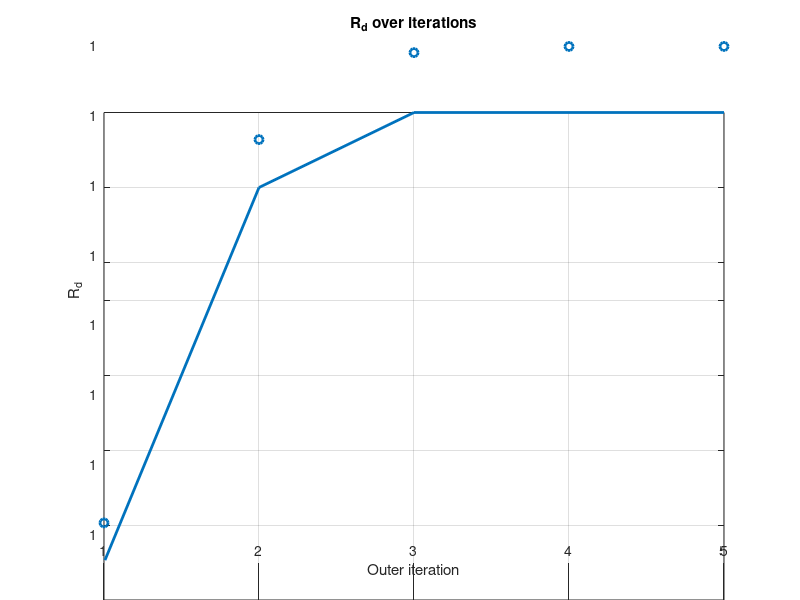

Write the MATLAB code that produced this figure.
function main()
% main.m
% PLD joint optimization (OFDM, orthogonal):
% Variables: P_M, P_K, n_M, n_K, d_K (integer)
% Goal: maximize R_d
%
%
%
% changes :
% 1) d_K is optimized over integers by enumeration in feasible bounds -> rigorous integer output
% 2) Power block solved by coarse-to-fine grid search (global-ish, avoids gradient flat regions)
% 3) n block solved by integer scan (default enforce nM+nK=Ntot)
% 4) Accept only feasible candidates; keep best with tie-break (optional)

close all; 
% clc;
fprintf('==== Rigorous PLD Joint Optimization (OFDM, integer dK) ====\n');

%% ---------------- Parameters ----------------
params.sigma2 = 1;

hB = 1.2; params.zB = hB^2;
hE = 0.7; params.zE = hE^2;

params.dM = 32;

params.Ntot = 200;
params.Etot = 600;
params.Pmax = 5;

% Thresholds (your current setting; may saturate Rd near 1)
params.epsBM_th  = 0.5;
params.epsBK_th  = 0.5;
params.epsEM_th  = 0.5;
params.epsEK_min = 0.5;

% Search controls
params.max_outer_iter = 20;
params.outer_tol = 1e-10;

% n-search
params.enforce_full_blocklength = true;  % if true: nM+nK=Ntot (recommended)
params.n_min_int = 1;

% power search (coarse-to-fine)
params.p_levels = 3;           % refinement levels
params.p_grid0  = 21;          % grid per dimension at level 1
params.p_shrink = 0.25;        % local window shrink per level

% tie-break among near-equal Rd solutions
params.tie_tol = 1e-12;        % treat Rd equal within this tolerance
params.tie_mode = "min_sumP";  % "min_sumP" or "min_energy" or "none"

%% ---------------- Run BCD search ----------------
res = pld_joint_opt_grid(params);

%% ---------------- Print results ----------------
if ~res.feasible
    fprintf('\nNo feasible solution found.\n');
    return;
end

fprintf('\n==== Final Solution ====\n');
fprintf('n_M = %d, n_K = %d (sum=%d)\n', res.nM, res.nK, res.nM + res.nK);
fprintf('P_M = %.6f, P_K = %.6f\n', res.PM, res.PK);
fprintf('Energy = %.6f (<= %.6f)\n', res.PM*res.nM + res.PK*res.nK, params.Etot);
fprintf('d_K* = %d (range [0, 2n_K]=[0, %d])\n', res.dK, 2*res.nK);
fprintf('R_d* = %.12f\n', res.Rd);

figure('Color','w');
plot(res.Rd_hist, 'o-', 'LineWidth', 2); grid on;
xlabel('Outer iteration');
ylabel('R_d');
title('R_d over iterations');

end


%% ========================================================================
function res = pld_joint_opt_grid(params)
% Outer loop:
%   Step1: given (P,n) -> optimize integer dK by enumeration
%   Step2: given (P)   -> optimize integer n by scan (and re-opt dK)
%   Step3: given (n)   -> optimize (P) by grid refine (and re-opt dK)
% Keep best feasible; stop when improvement tiny.

% ---------- Feasible initialization ----------
[PM, PK, nM, nK, dK, Rd, ok] = find_feasible_init(params);
if ~ok
    res.feasible = false;
    return;
end

Rd_hist = Rd;

fprintf('\n[Init feasible]\n');
fprintf('  n=[%d,%d], P=[%.3f,%.3f], dK=%d, Rd=%.6f\n', nM,nK,PM,PK,dK,Rd);

best = pack_sol(PM, PK, nM, nK, dK, Rd);

for it = 1:params.max_outer_iter
    Rd_prev = best.Rd;

    % -------- Step A: optimize n (integer scan) --------
    % -------- opt_n_scan先dk再PM
    [cand_n, okn] = opt_n_scan(best.PM, best.PK, best.nM, best.nK, params);
    if okn && cand_n.Rd > best.Rd + params.tie_tol
        best = cand_n;
    elseif okn && abs(cand_n.Rd - best.Rd) <= params.tie_tol
        best = tie_break(best, cand_n, params);
    end

    % -------- Step B: optimize P (coarse-to-fine) --------
    [cand_p, okp] = opt_p_grid(best.nM, best.nK, best.PM, best.PK, params);
    if okp && cand_p.Rd > best.Rd + params.tie_tol
        best = cand_p;
    elseif okp && abs(cand_p.Rd - best.Rd) <= params.tie_tol
        best = tie_break(best, cand_p, params);
    end

    Rd_hist(end+1) = best.Rd; %#ok<AGROW>
    fprintf('[Iter %02d] Rd=%.12f | n=[%d,%d] P=[%.3f,%.3f] dK=%d\n', ...
        it, best.Rd, best.nM, best.nK, best.PM, best.PK, best.dK);

    if abs(best.Rd - Rd_prev) <= params.outer_tol
        fprintf('Stop: |ΔRd|=%.3e <= %.3e\n', abs(best.Rd - Rd_prev), params.outer_tol);
        break;
    end
end

res = best;
res.feasible = true;
res.Rd_hist = Rd_hist;

end


%% ========================================================================
function [cand, ok] = opt_n_scan(PM, PK, nM0, nK0, params)
% Optimize integer (nM,nK) with P fixed, by scan.
% Default enforce nM+nK=Ntot, since objective prefers longer blocklength.

ok = false;
cand = struct();

best_local = [];
best_Rd = -inf;

if params.enforce_full_blocklength
    N = params.Ntot;
    for nM = params.n_min_int : (N - params.n_min_int)
        nK = N - nM;
        [dK, Rd, feas] = eval_best_dK_integer(PM, PK, nM, nK, params);
        if ~feas, continue; end

        s = pack_sol(PM, PK, nM, nK, dK, Rd);
        if Rd > best_Rd + params.tie_tol
            best_Rd = Rd; best_local = s; ok = true;
        elseif abs(Rd - best_Rd) <= params.tie_tol && ok
            best_local = tie_break(best_local, s, params);
        end
    end
else
    % allow nM+nK<=Ntot (slower but still okay for N=200)
    for nM = params.n_min_int : params.Ntot
        for nK = params.n_min_int : (params.Ntot - nM)
            [dK, Rd, feas] = eval_best_dK_integer(PM, PK, nM, nK, params);
            if ~feas, continue; end
            s = pack_sol(PM, PK, nM, nK, dK, Rd);
            if Rd > best_Rd + params.tie_tol
                best_Rd = Rd; best_local = s; ok = true;
            elseif abs(Rd - best_Rd) <= params.tie_tol && ok
                best_local = tie_break(best_local, s, params);
            end
        end
    end
end

if ok
    cand = best_local;
end

end


%% ========================================================================
function [cand, ok] = opt_p_grid(nM, nK, PM0, PK0, params)
% Optimize (PM,PK) with n fixed using coarse-to-fine grid search.
% At each grid point, optimize integer dK exactly by enumeration.

ok = false;
cand = struct();
best_Rd = -inf;
best_sol = [];

% initial center
cPM = PM0; cPK = PK0;
win = params.Pmax;  % first level: full [0,Pmax]

for lv = 1:params.p_levels
    if lv == 1
        PM_min = 0; PM_max = params.Pmax;
        PK_min = 0; PK_max = params.Pmax;
        Ng = params.p_grid0;
    else
        % local window around current best
        PM_min = max(0, cPM - win);
        PM_max = min(params.Pmax, cPM + win);
        PK_min = max(0, cPK - win);
        PK_max = min(params.Pmax, cPK + win);
        Ng = max(11, round(params.p_grid0/2));
    end

    PM_list = linspace(PM_min, PM_max, Ng);
    PK_list = linspace(PK_min, PK_max, Ng);

    for i = 1:numel(PM_list)
        PM = PM_list(i);
        for j = 1:numel(PK_list)
            PK = PK_list(j);

            % resource constraints first
            if ~check_resource(PM, PK, nM, nK, params), continue; end

            [dK, Rd, feas] = eval_best_dK_integer(PM, PK, nM, nK, params);
            if ~feas, continue; end

            s = pack_sol(PM, PK, nM, nK, dK, Rd);

            if Rd > best_Rd + params.tie_tol
                best_Rd = Rd; best_sol = s; ok = true;
            elseif abs(Rd - best_Rd) <= params.tie_tol && ok
                best_sol = tie_break(best_sol, s, params);
            end
        end
    end

    if ok
        cPM = best_sol.PM; cPK = best_sol.PK;
        win = win * params.p_shrink;
    else
        break;
    end
end

if ok
    cand = best_sol;
end

end


%% ========================================================================
function [dK_star, Rd_star, feasible] = eval_best_dK_integer(PM, PK, nM, nK, params)
% Given (PM,PK,nM,nK), compute best INTEGER dK in feasible interval:
% Constraints:
%   epsBM<=th, epsEM<=th must hold (independent of dK)
%   epsBK(dK)<=th, epsEK(dK)>=min
%   dK in {0,1,...,2*nK}

feasible = false;
dK_star = NaN;
Rd_star = NaN;

if ~check_resource(PM, PK, nM, nK, params)
    return;
end

sigma2 = params.sigma2;
zB = params.zB; zE = params.zE;

gBM = zB*PM/sigma2;
gBK = zB*PK/sigma2;
gEM = zE*PM/sigma2;
gEK = zE*PK/sigma2;

% M-block eps (fixed wrt dK)
eBM = epsilon_fbl_awgn(nM, params.dM, gBM);
eEM = epsilon_fbl_awgn(nM, params.dM, gEM);

if eBM > params.epsBM_th || eEM > params.epsEM_th
    return;
end

% Exact feasible integer bounds for dK
[dL, dU, feas] = dK_bounds_integer(nK, gBK, gEK, params);
if ~feas
    return;
end

best_Rd = -inf;
best_dK = dL;

for dK = dL:dU
    eBK = epsilon_fbl_awgn(nK, dK, gBK);
    eEK = epsilon_fbl_awgn(nK, dK, gEK);

    if eBK <= params.epsBK_th && eEK >= params.epsEK_min
        Rd = Rd_metric(eBM, eBK, eEM, eEK);
        if Rd > best_Rd
            best_Rd = Rd;
            best_dK = dK;
            feasible = true;
        end
    end
end

if feasible
    dK_star = best_dK;
    Rd_star = best_Rd;
end

end


%% ========================================================================
function [dL, dU, feasible] = dK_bounds_integer(nK, gBK, gEK, params)
% Derive integer bounds from monotonicity using X(d)=A-kd (affine in d):
% e=Q(X)
% Bob: eBK<=th -> XBK >= Q^{-1}(th) -> d <= (A_B - x_th)/k_B
% Eve: eEK>=min -> XEK <= Q^{-1}(min) -> d >= (A_E - x_min)/k_E
% Hard: d in [0, 2nK]

feasible = true;

[C_B, V_B] = CV_awgn(gBK);
[C_E, V_E] = CV_awgn(gEK);

A_B = log(2) * sqrt(nK / V_B) * C_B;
k_B = log(2) * sqrt(1 / (nK * V_B));

A_E = log(2) * sqrt(nK / V_E) * C_E;
k_E = log(2) * sqrt(1 / (nK * V_E));

x_th  = qinv_local(params.epsBK_th);
x_min = qinv_local(params.epsEK_min);

dU_real = (A_B - x_th) / k_B;
dL_real = (A_E - x_min) / k_E;

dL = ceil(max(0, dL_real));
dU = floor(min(2*nK, dU_real));

if ~(isfinite(dL) && isfinite(dU)) || dL > dU
    feasible = false;
end

end


%% ========================================================================
function ok = check_resource(PM, PK, nM, nK, params)
ok = true;
if PM < 0 || PK < 0 || PM > params.Pmax || PK > params.Pmax
    ok = false; return;
end
if nM < params.n_min_int || nK < params.n_min_int
    ok = false; return;
end
if nM + nK > params.Ntot
    ok = false; return;
end
if PM*nM + PK*nK > params.Etot + 1e-12
    ok = false; return;
end
end


%% ========================================================================
function rd = Rd_metric(eBM, eBK, eEM, eEK)
rd = (1 - (1 - eBM)*eBK) * (1 - eEM) * eEK;
end


%% ========================================================================
function epsv = epsilon_fbl_awgn(n, d, gamma)
% eps = Q(X), X = ln2*sqrt(n/V)*(C - d/n)
if gamma <= 0 || n <= 0 || d < 0
    epsv = 1; return;
end
[C, V] = CV_awgn(gamma);
X = log(2) * sqrt(n / V) * (C - d/n);
epsv = qfunc_local(X);
epsv = min(max(epsv, 0), 1);
end


%% ========================================================================
function [C, V] = CV_awgn(gamma)
C = log2(1 + gamma);
V = 1 - 1/(1 + gamma)^2;
end


%% ========================================================================
function y = qfunc_local(x)
y = 0.5 * erfc(x / sqrt(2));
end

function x = qinv_local(p)
% Q(x)=p -> x = sqrt(2)*erfcinv(2p)
p = min(max(p, 1e-15), 1-1e-15);
x = sqrt(2) * erfcinv(2*p);
end


%% ========================================================================
function [PM, PK, nM, nK, dK, Rd, ok] = find_feasible_init(params)
% Deterministic feasible initialization:
% - scan a few n splits
% - choose moderate powers within energy
% - pick best feasible by dK enumeration

ok = false;
PM = NaN; PK = NaN; nM = NaN; nK = NaN; dK = NaN; Rd = NaN;

% splits = linspace(0.3, 0.7, 9);
splits = linspace(0.1, 0.9, 10);
best_Rd = -inf;

for s = splits
    if params.enforce_full_blocklength
        N = params.Ntot;
        nM0 = max(params.n_min_int, round(s*N));
        nM0 = min(nM0, N - params.n_min_int);
        nK0 = N - nM0;
    else
        nM0 = max(params.n_min_int, round(s*params.Ntot));
        nK0 = max(params.n_min_int, params.Ntot - nM0);
    end

    % pick a few power candidates (low/medium/high) but within energy
    Pcand = [0.2, 0.5, 0.8] * params.Pmax;
    for a = 1:numel(Pcand)
        for b = 1:numel(Pcand)
            PM0 = Pcand(a);
            PK0 = Pcand(b);
            if ~check_resource(PM0, PK0, nM0, nK0, params), continue; end

            [dK0, Rd0, feas] = eval_best_dK_integer(PM0, PK0, nM0, nK0, params);
            if ~feas, continue; end

            if Rd0 > best_Rd + params.tie_tol
                best_Rd = Rd0;
                PM = PM0; PK = PK0; nM = nM0; nK = nK0; dK = dK0; Rd = Rd0;
                ok = true;
            elseif abs(Rd0 - best_Rd) <= params.tie_tol && ok
                cur = pack_sol(PM,PK,nM,nK,dK,Rd);
                snew = pack_sol(PM0,PK0,nM0,nK0,dK0,Rd0);
                best = tie_break(cur, snew, params);
                PM=best.PM; PK=best.PK; nM=best.nM; nK=best.nK; dK=best.dK; Rd=best.Rd;
            end
        end
    end
end

end


%% ========================================================================
function s = pack_sol(PM, PK, nM, nK, dK, Rd)
s = struct('PM',PM,'PK',PK,'nM',nM,'nK',nK,'dK',dK,'Rd',Rd);
end


%% ========================================================================
function best = tie_break(a, b, params)
% Choose between two solutions with near-equal Rd
best = a;
if abs(a.Rd - b.Rd) > params.tie_tol
    if b.Rd > a.Rd, best = b; end
    return;
end

switch params.tie_mode
    case "none"
        % keep a
    case "min_sumP"
        if (b.PM + b.PK) < (a.PM + a.PK)
            best = b;
        end
    case "min_energy"
        Ea = a.PM*a.nM + a.PK*a.nK;
        Eb = b.PM*b.nM + b.PK*b.nK;
        if Eb < Ea
            best = b;
        end
    otherwise
        % default
        if (b.PM + b.PK) < (a.PM + a.PK)
            best = b;
        end
end

end
